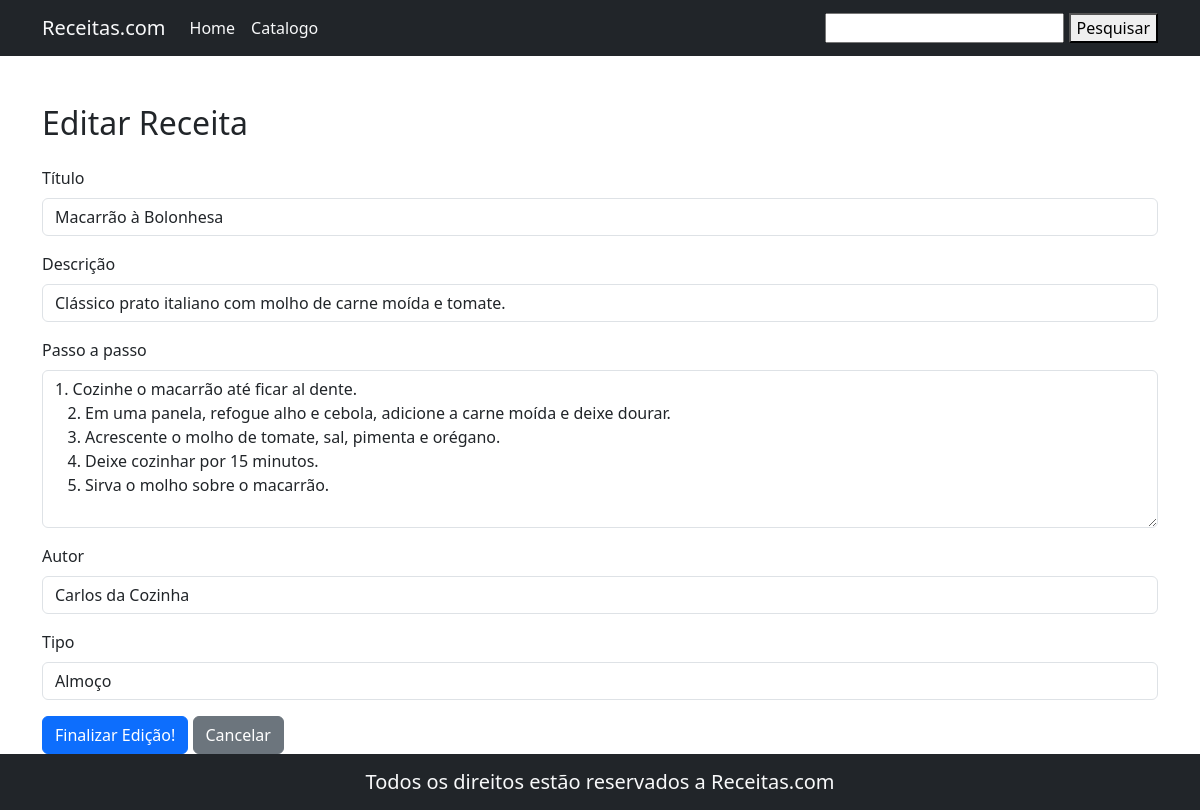
Screenshot of /index.php?menu=editarReceita&id=1 with the database file from the repository.
### tables this page shows
create table receitas(
	id int auto_increment primary key,
    titulo varchar(250),
    descricao text,
    receita_texto text,
    autor varchar(250),
    tipo varchar(250)
);

### pages/lista/editarReceita.php (the view, shortened to what this page needs)
<?php
    $id = $_GET['id'];
    $sql="SELECT * FROM receitas WHERE id = {$id}";
    $query = mysqli_query($conect,$sql) or die("Erro ao executar a consulta".mysqli_error($conect));
    $dados = mysqli_fetch_assoc($query);
?>
<div class="container mt-5">
    <h2 class="mb-4">Editar Receita</h2>
    <form action="index.php?menu=atualizarReceita" method="post">
        <div class="mb-3">
            <label for="titulo" class="form-label">Título</label>
            <input type="text" id="titulo" name="titulo" class="form-control" value="<?= htmlspecialchars($dados['titulo']) ?>" required>
        </div>
        <div class="mb-3">
            <label for="descricao" class="form-label">Descrição</label>
            <input type="text" id="descricao" name="descricao" class="form-control" value="<?= htmlspecialchars($dados['descricao']) ?>" required>
        </div>
        <div class="mb-3">
            <label for="receita_texto" class="form-label">Passo a passo</label>
            <textarea id="receita_texto" name="receita_texto" class="form-control" rows="6" required><?= htmlspecialchars($dados['receita_texto']) ?></textarea>
        </div>
        <div class="mb-3">
            <label for="autor" class="form-label">Autor</label>
            <input type="text" id="autor" name="autor" class="form-control" value="<?= htmlspecialchars($dados['autor']) ?>" required>
        </div>
        <div class="mb-3">
            <label for="tipo" class="form-label">Tipo</label>
            <input type="text" id="tipo" name="tipo" class="form-control" value="<?= htmlspecialchars($dados['tipo']) ?>" required>
        </div>
        <button type="submit" class="btn btn-primary">Finalizar Edição!</button>
        <a href="index.php?menu=receitas" class="btn btn-secondary">Cancelar</a>
    </form>
</div>

### rows the page displays
receitas: titulo "Macarrão à Bolonhesa", descricao "Clássico prato italiano com molho de carne moída e tomate.", receita_texto "1. Cozinhe o macarrão até ficar al dente. 2. Em uma panela, refogue alho e cebola, adicione a carne moída e deixe dourar. 3. Acrescente o molho de tomate, sal, pimenta e orégano. 4. Deixe cozinhar por 15 minutos. 5. Sirva o molho sobre o macarrão.", autor "Carlos da Cozinha", tipo "Almoço"
